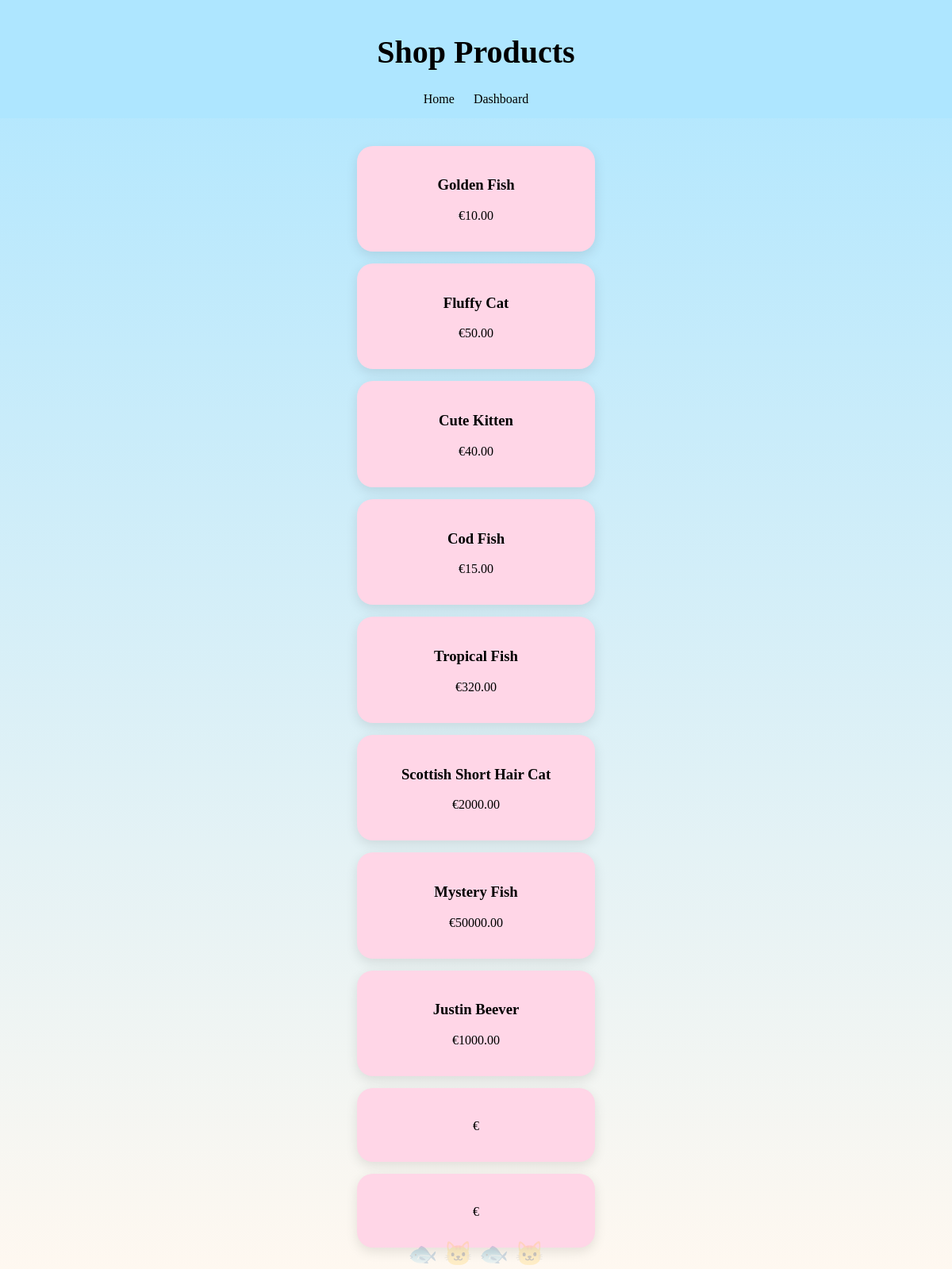
The app's page /viewProducts.php with its own data.
### tables this page shows
CREATE TABLE `products` (
  `id` int(11) NOT NULL,
  `name` varchar(100) DEFAULT NULL,
  `price` decimal(10,2) DEFAULT NULL,
  `image` varchar(255) DEFAULT NULL
);

### viewProducts.php (the view, shortened to what this page needs)
<?php include("db.php"); ?>
<!DOCTYPE html>
<html>
<head>
    <link rel="stylesheet" href="style.css">
</head>
<body>
<header>
    <h1>Shop Products</h1>
    <nav>
        <a href="index.php">Home</a>
        <a href="sellerdashboard.html">Dashboard</a>
    </nav>
</header>
<section class="page">
<?php
$result = $conn->query("SELECT * FROM products");
if ($result->num_rows > 0) {
    while($row = $result->fetch_assoc()) {
        echo "
        <div class='card'>
            <h3>{$row['name']}</h3>
            <p>€{$row['price']}</p>
        </div>
        ";
    }
} else {
    echo "<p>No products found</p>";
}
?>
</section>
</body>
</html>

### style.css (style rules this page uses)
body { font-family: Arial; background-color: #fff8f0; margin: 0; }
header { background-color: #aee6ff; padding: 15px; text-align: center; }
nav a { margin: 10px; text-decoration: none; color: black; }
body { font-family: 'Comic Sans MS', cursive; background: linear-gradient(to bottom, #aee6ff, #fff8f0); }
h1 { font-size: 2.5em; }
body::after { content: "🐟 🐱 🐟 🐱"; position: fixed; bottom: 10px; width: 100%; text-align: center; opacity: 0.2; font-size: 30px; }
.page { text-align: center; padding: 20px; }
.card { background: #ffd6e7; padding: 20px; border-radius: 20px; width: 260px; margin: 15px auto; box-shadow: 0px 5px 15px rgba(0,0,0,0.1); }

### records on screen
products: name "Golden Fish", price "10.00"
products: name "Fluffy Cat", price "50.00"
products: name "Cute Kitten", price "40.00"
products: name "Cod Fish", price "15.00"
products: name "Tropical Fish", price "320.00"
products: name "Scottish Short Hair Cat", price "2000.00"
products: name "Mystery Fish", price "50000.00"
products: name "Justin Beever", price "1000.00"
